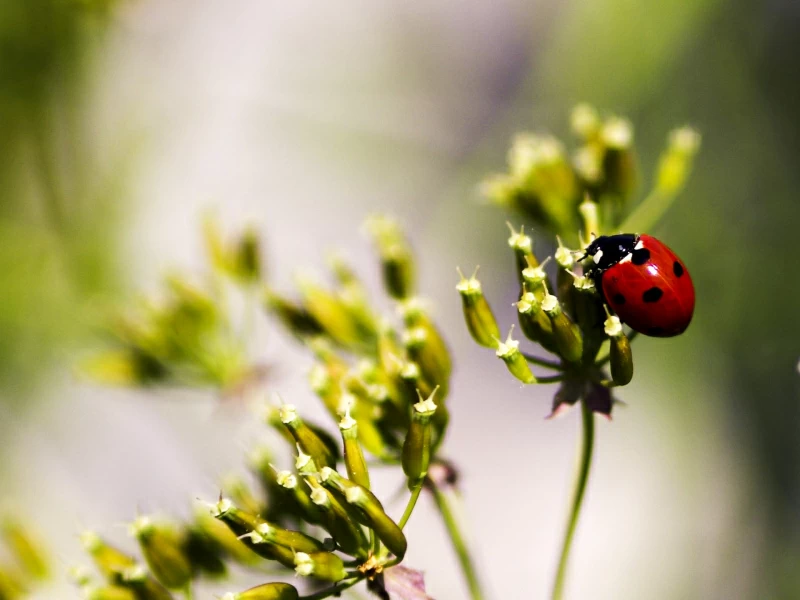
#> input picture 4.webp, 800 x 600 px
$ jupyter execute SVD_koleracja.ipynb
#> lines starting #> are read from the running program, lines starting #| are printed output that depends on the picture; long printed decimals are rounded
[cell 1]
import numpy as np
from PIL import Image
import cv2

import matplotlib.pyplot as plt

# Load the image
img = cv2.imread('4.webp', cv2.IMREAD_GRAYSCALE)
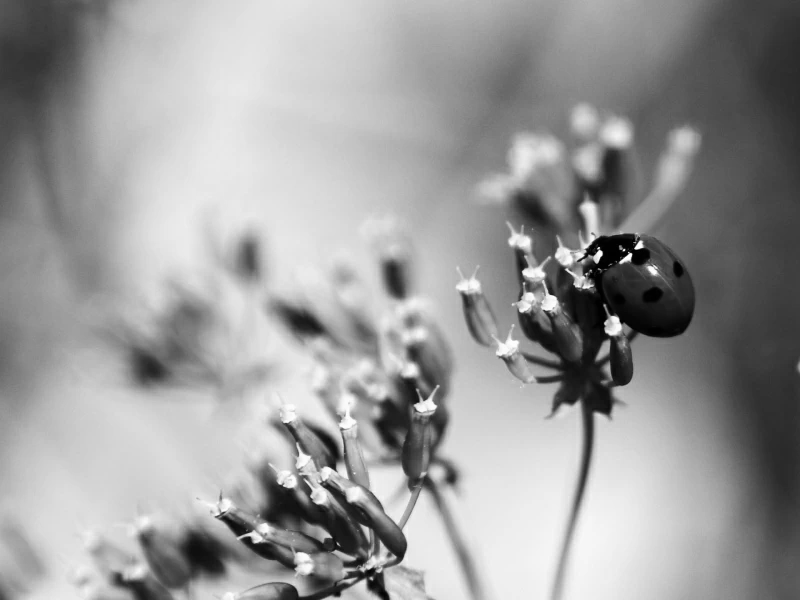
#> img: shape (600, 800); min 0, max 255, mean 155.2
if img is None:
    # If cv2 fails, try PIL
    img = Image.open('4.webp').convert('L')
    img = np.array(img)

# Convert to float for better numerical precision
X = img.astype(np.float64)
print(f"Image shape: {X.shape}")
#| Image shape: (600, 800)

# Perform SVD decomposition
U, sigma, Vt = np.linalg.svd(X, full_matrices=False)
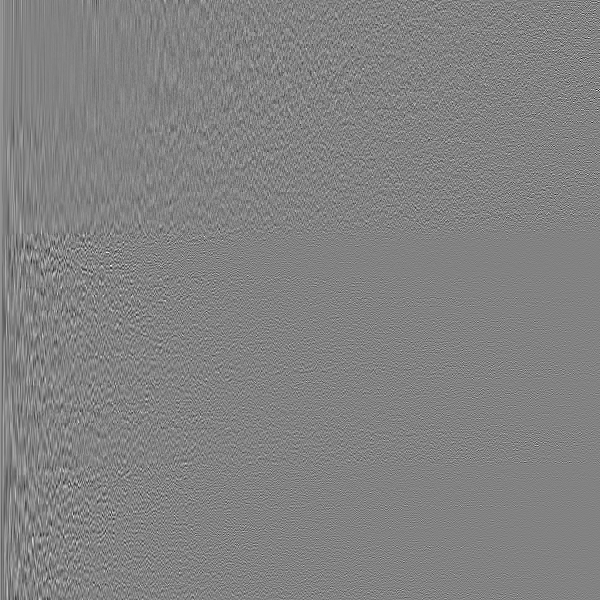
#> U: shape (600, 600) float64; min -0.318, max 0.303, mean 6.54e-05; drawn with min black and max white
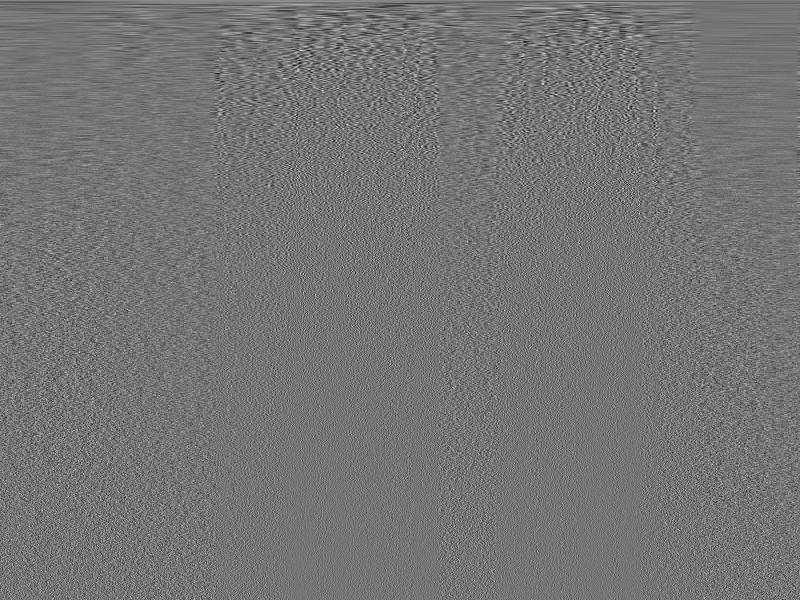
#> Vt: shape (600, 800) float64; min -0.235, max 0.278, mean 2.81e-05; drawn with min black and max white
#> sigma = 600 values, max 110624.1 at index 0, min 1.81 at index 599, mean 507.6
print(f"SVD shapes - U: {U.shape}, Sigma: {sigma.shape}, Vt: {Vt.shape}")
#| SVD shapes - U: (600, 600), Sigma: (600,), Vt: (600, 800)

# Compute correlation matrices
# X^T X - correlation matrix of columns (m x m)
XtX = X.T @ X
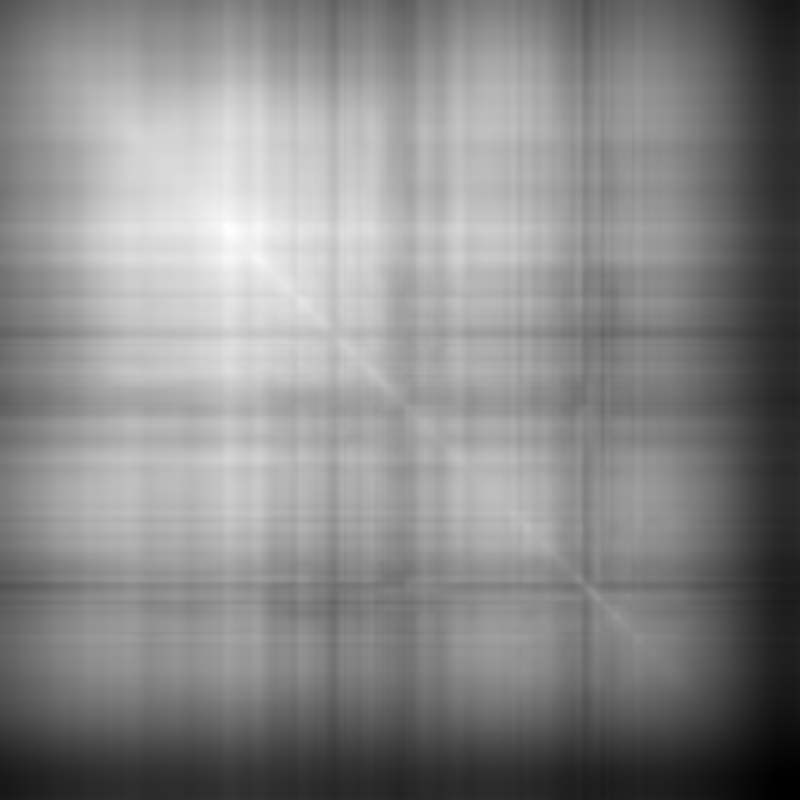
#> XtX: shape (800, 800) float64; min 1994343, max 25519615, mean 14581887.4; drawn with min black and max white
print(f"X^T X shape: {XtX.shape}")
#| X^T X shape: (800, 800)

# XX^T - correlation matrix of rows (n x n)
XXt = X @ X.T
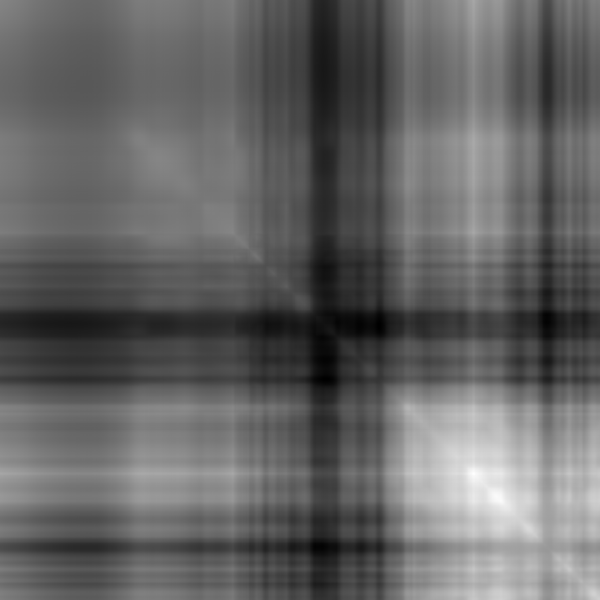
#> XXt: shape (600, 600) float64; min 13686176, max 30318066, mean 20251971.3; drawn with min black and max white
print(f"XX^T shape: {XXt.shape}")
#| XX^T shape: (600, 600)

# Visualize correlation matrices
fig, axes = plt.subplots(2, 2, figsize=(12, 10))

# Original image
axes[0, 0].imshow(X, cmap='gray')
axes[0, 0].set_title('Original Image')
axes[0, 0].axis('off')

# X^T X correlation matrix (columns)
im1 = axes[0, 1].imshow(XtX, cmap='hot', interpolation='nearest')
axes[0, 1].set_title('Correlation Matrix X^T X (Columns)')
plt.colorbar(im1, ax=axes[0, 1])

# XX^T correlation matrix (rows)
im2 = axes[1, 0].imshow(XXt, cmap='hot', interpolation='nearest')
axes[1, 0].set_title('Correlation Matrix XX^T (Rows)')
plt.colorbar(im2, ax=axes[1, 0])

# Eigenvalues visualization
axes[1, 1].plot(sigma[:50], 'bo-', markersize=3)
axes[1, 1].set_title('First 50 Singular Values')
axes[1, 1].set_xlabel('Index')
axes[1, 1].set_ylabel('Singular Value')
axes[1, 1].grid(True)

plt.tight_layout()
plt.show()
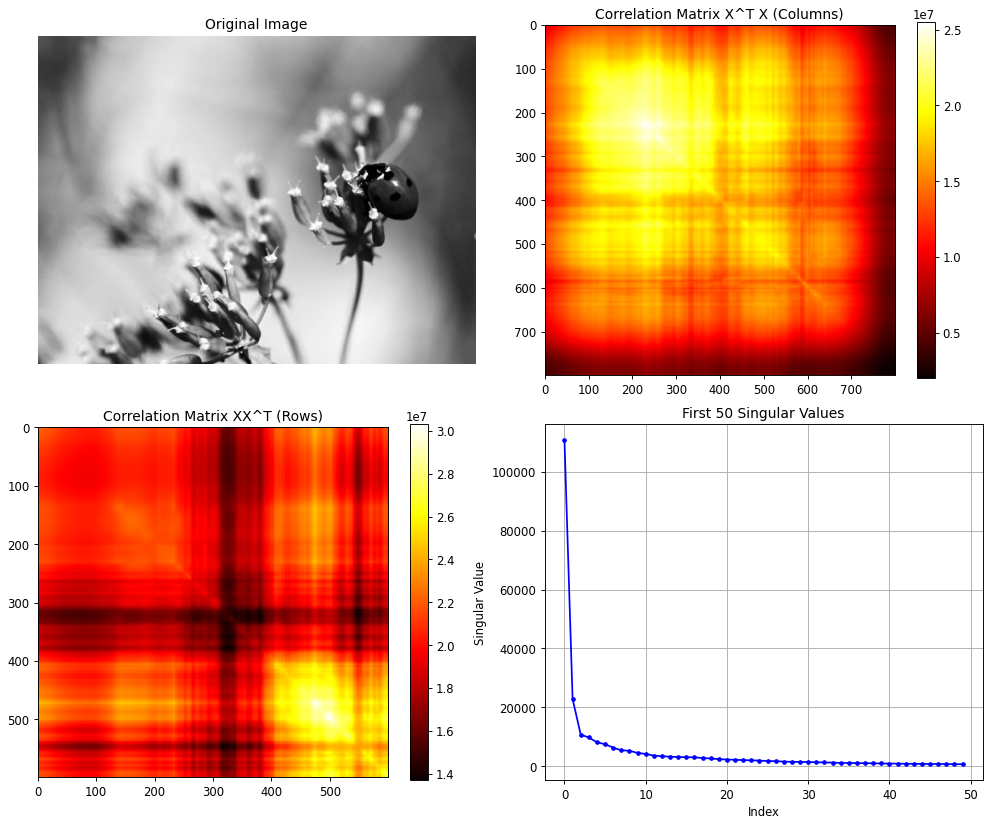
#> figure drawn by matplotlib, 6 panels; panel 4: curve peaks at x = 0, y = 110624.1

# Additional analysis - eigenvalues and eigenvectors
print(f"\nFirst 10 singular values: {sigma[:10]}")
#| First 10 singular values: [110624.100  22848.903  10763.679   9794.576
#|    8158.652    7508.723   6340.598   5429.035
#|    5292.480   4537.477]
print(f"Condition number: {sigma[0]/sigma[-1]:.2e}")
#| Condition number: 6.13e+04
